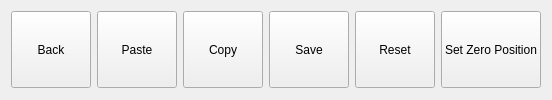
                                  <widget class="QWidget" name="customPositionMenuBar" native="true">
                                   <layout class="QHBoxLayout" name="horizontalLayout_25">
                                    <property name="bottomMargin">
                                     <number>12</number>
                                    </property>
                                    <item>
                                     <widget class="QPushButton" name="backToMenuPositionsBtn">
                                      <property name="sizePolicy">
                                       <sizepolicy hsizetype="Preferred" vsizetype="Preferred">
                                        <horstretch>0</horstretch>
                                        <verstretch>0</verstretch>
                                       </sizepolicy>
                                      </property>
                                      <property name="cursor">
                                       <cursorShape>PointingHandCursor</cursorShape>
                                      </property>
                                      <property name="text">
                                       <string>Back</string>
                                      </property>
                                      <property name="icon">
                                       <iconset resource="QSS/QSS_Resources.qrc">
                                        <normaloff>:/icons/Icons/arrow-left.png</normaloff>
                                        <selectedoff>:/icons/Icons/arrow-left_focus.png</selectedoff>:/icons/Icons/arrow-left.png</iconset>
                                      </property>
                                      <property name="iconSize">
                                       <size>
                                        <width>50</width>
                                        <height>50</height>
                                       </size>
                                      </property>
                                     </widget>
                                    </item>
                                    <item>
                                     <widget class="QPushButton" name="pushButton_47">
                                      <property name="sizePolicy">
                                       <sizepolicy hsizetype="Preferred" vsizetype="Preferred">
                                        <horstretch>0</horstretch>
                                        <verstretch>0</verstretch>
                                       </sizepolicy>
                                      </property>
                                      <property name="cursor">
                                       <cursorShape>PointingHandCursor</cursorShape>
                                      </property>
                                      <property name="text">
                                       <string>Paste</string>
                                      </property>
                                      <property name="icon">
                                       <iconset resource="QSS/QSS_Resources.qrc">
                                        <normaloff>:/icons/Icons/file-plus.png</normaloff>:/icons/Icons/file-plus.png</iconset>
                                      </property>
                                      <property name="iconSize">
                                       <size>
                                        <width>50</width>
                                        <height>50</height>
                                       </size>
                                      </property>
                                     </widget>
                                    </item>
                                    <item>
                                     <widget class="QPushButton" name="pushButton">
                                      <property name="sizePolicy">
                                       <sizepolicy hsizetype="Preferred" vsizetype="Preferred">
                                        <horstretch>0</horstretch>
                                        <verstretch>0</verstretch>
                                       </sizepolicy>
                                      </property>
                                      <property name="cursor">
                                       <cursorShape>PointingHandCursor</cursorShape>
                                      </property>
                                      <property name="text">
                                       <string>Copy</string>
                                      </property>
                                      <property name="icon">
                                       <iconset resource="QSS/QSS_Resources.qrc">
                                        <normaloff>:/icons/Icons/copy.png</normaloff>:/icons/Icons/copy.png</iconset>
                                      </property>
                                      <property name="iconSize">
                                       <size>
                                        <width>50</width>
                                        <height>50</height>
                                       </size>
                                      </property>
                                     </widget>
                                    </item>
                                    <item>
                                     <widget class="QPushButton" name="pushButton_14">
                                      <property name="sizePolicy">
                                       <sizepolicy hsizetype="Preferred" vsizetype="Preferred">
                                        <horstretch>0</horstretch>
                                        <verstretch>0</verstretch>
                                       </sizepolicy>
                                      </property>
                                      <property name="cursor">
                                       <cursorShape>PointingHandCursor</cursorShape>
                                      </property>
                                      <property name="text">
                                       <string>Save</string>
                                      </property>
                                      <property name="icon">
                                       <iconset resource="QSS/QSS_Resources.qrc">
                                        <normaloff>:/icons/Icons/save.png</normaloff>:/icons/Icons/save.png</iconset>
                                      </property>
                                      <property name="iconSize">
                                       <size>
                                        <width>50</width>
                                        <height>50</height>
                                       </size>
                                      </property>
                                     </widget>
                                    </item>
                                    <item>
                                     <widget class="QPushButton" name="pushButton_15">
                                      <property name="sizePolicy">
                                       <sizepolicy hsizetype="Preferred" vsizetype="Preferred">
                                        <horstretch>0</horstretch>
                                        <verstretch>0</verstretch>
                                       </sizepolicy>
                                      </property>
                                      <property name="cursor">
                                       <cursorShape>PointingHandCursor</cursorShape>
                                      </property>
                                      <property name="text">
                                       <string>Reset</string>
                                      </property>
                                      <property name="icon">
                                       <iconset resource="QSS/QSS_Resources.qrc">
                                        <normaloff>:/icons/Icons/refresh-ccw.png</normaloff>:/icons/Icons/refresh-ccw.png</iconset>
                                      </property>
                                      <property name="iconSize">
                                       <size>
                                        <width>50</width>
                                        <height>50</height>
                                       </size>
                                      </property>
                                     </widget>
                                    </item>
                                    <item>
                                     <widget class="QPushButton" name="pushButton_13">
                                      <property name="sizePolicy">
                                       <sizepolicy hsizetype="Preferred" vsizetype="Preferred">
                                        <horstretch>0</horstretch>
                                        <verstretch>0</verstretch>
                                       </sizepolicy>
                                      </property>
                                      <property name="cursor">
                                       <cursorShape>PointingHandCursor</cursorShape>
                                      </property>
                                      <property name="text">
                                       <string>Set Zero Position</string>
                                      </property>
                                      <property name="icon">
                                       <iconset resource="QSS/QSS_Resources.qrc">
                                        <normaloff>:/icons/Icons/rotate-ccw.png</normaloff>:/icons/Icons/rotate-ccw.png</iconset>
                                      </property>
                                      <property name="iconSize">
                                       <size>
                                        <width>50</width>
                                        <height>50</height>
                                       </size>
                                      </property>
                                     </widget>
                                    </item>
                                   </layout>
                                  </widget>
